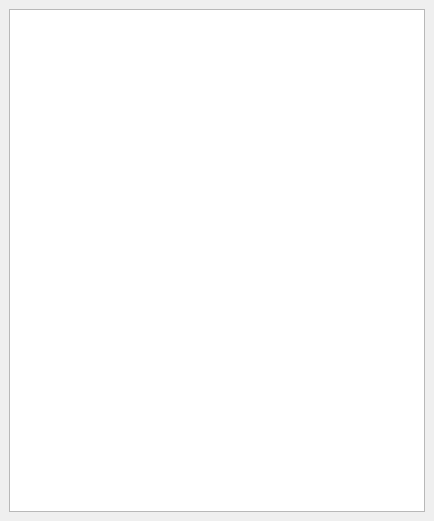
<?xml version="1.0" encoding="UTF-8"?>
<ui version="4.0">
 <class>ListWindow</class>
 <widget class="QMainWindow" name="ListWindow">
  <property name="geometry">
   <rect>
    <x>0</x>
    <y>0</y>
    <width>434</width>
    <height>521</height>
   </rect>
  </property>
  <property name="windowTitle">
   <string>MainWindow</string>
  </property>
  <widget class="QWidget" name="centralwidget">
   <layout class="QVBoxLayout" name="verticalLayout">
    <item>
     <widget class="QListWidget" name="song_list"/>
    </item>
   </layout>
  </widget>
 </widget>
 <resources/>
 <connections/>
</ui>
